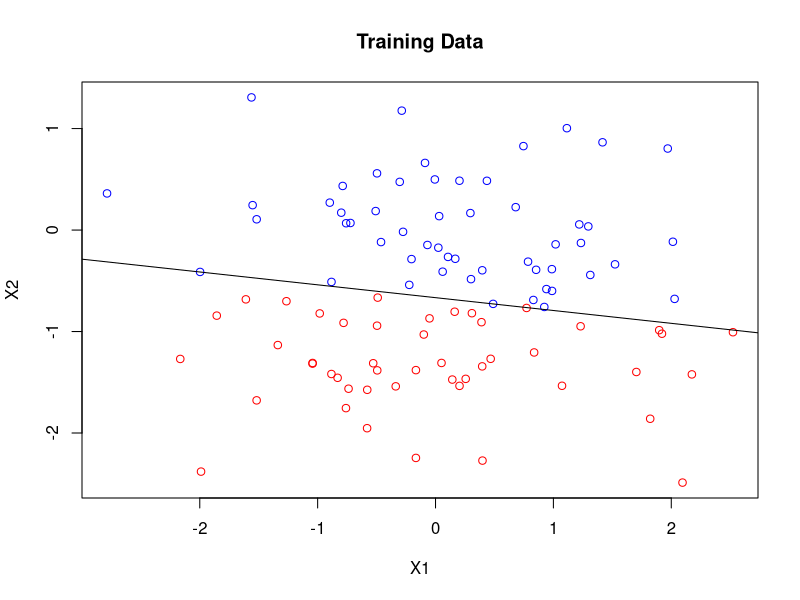
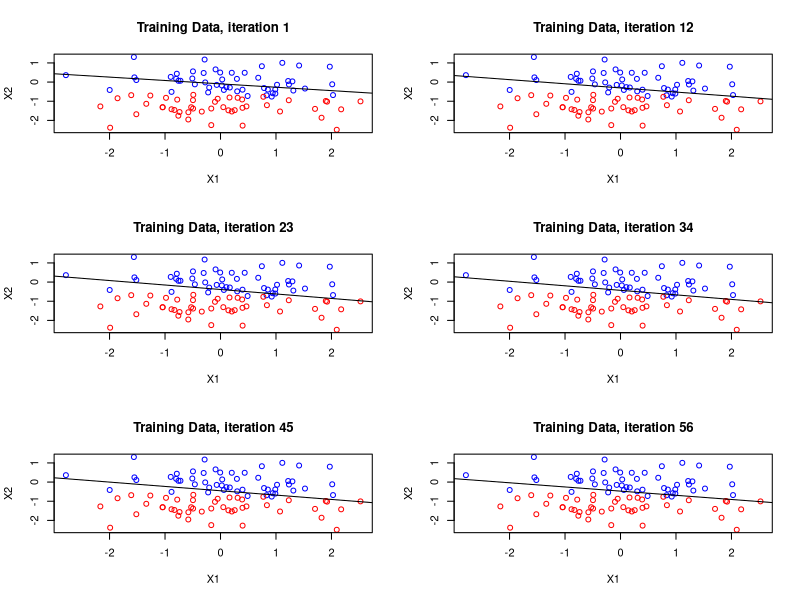
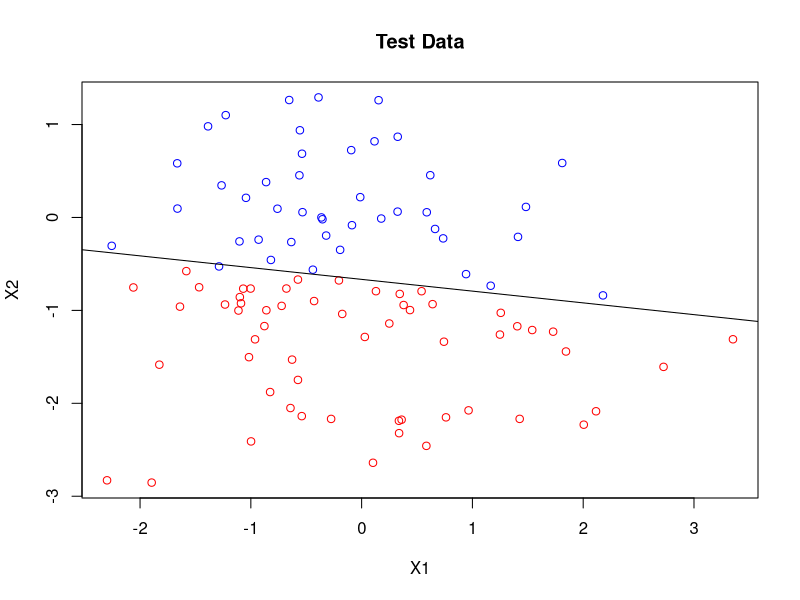

The R source for these figures, in order:
#############################
# Ka Ieng Cheong
# February 24th 2015
#############################

####################################################################################
#Define the function "fakedata" as given in assignment

#Inputs
#w:  w[1:d] is the normal vector of a hyperplane, 
#    w[d+1] = -c is the negative offset parameter. 
#n: sample size

#Outputs
#S: n by (d+1) sample matrix with last col 1
#y: vector of the associated class labels

fakedata <- function(w, n){

if(! require(MASS))
{
	install.packages("MASS")
}
if(! require(mvtnorm))
{
	install.packages("mvtnorm")
}

require(MASS)
require(mvtnorm)

# obtain dimension
d <- length(w)-1

# compute the offset vector and a Basis consisting of w and its nullspace
offset <- -w[length(w)] * w[1:d] / sum(w[1:d]^2)
Basis <- cbind(Null(w[1:d]), w[1:d])	 

# Create samples, correct for offset, and extend
# rmvnorm(n,mean,sigme) ~ generate n samples from N(0,I) distribution
S <- rmvnorm(n, mean=rep(0,d),sigma = diag(1,d)) %*%  t(Basis) 
S <- S + matrix(rep(offset,n),n,d,byrow=T)
S <- cbind(S,1)

# compute the class assignments
y <- as.vector(sign(S %*% w))

# add corrective factors to points that lie on the hyperplane.
S[y==0,1:d] <- S[y==0,1:d] + runif(1,-0.5,0.5)*10^(-4)
y = as.vector(sign(S %*% w))
return(list(S=S, y=y))

} # end function fakedata

####################################################################################
#Define the function "classify"

#Inputs
#S: sample data set
#z: z = (v,-c) is the vector defining the hyperplane

#Outputs
#y: vector of the associated class labels

classify <- function(S, z){
  y = sign(S %*% z)
  return (y)
  }
#end function classify

#####################################################################################
#Define the function "perceptrain"

#Inputs
#S: sample data set
#y: vector of the associated class labels

#Outputs
#z: normal vector z_h of the hyperplane
#Z.history: matrix containing history of z_i's

perceptrain <- function(S,y){
z = rep(0,ncol(S)) #initial weights
Z.history = vector() #matrix of z history
# start iteration at 1
iteration = 1
# initial while loop is switched on
misclassify = TRUE

while (misclassify){
# runs the initial classification function
y.hat = classify(S,z)

# resets the counters
grad.cost = 0
mistake.count = 0

# define the gradient of the cost function
for (i in 1:nrow(S))
  { 
  if (y.hat[i] != y[i])
    {
  grad.cost = grad.cost + (-y[i] * S[i,])
  #counts the number of mistakes
  mistake.count = mistake.count + 1
    }
  }

# define alpha and the new z
alpha = 1/iteration
z = z - alpha * grad.cost

# adds to iteration and to Z.history
iteration = iteration + 1
Z.history = rbind(Z.history,z)

# flips off the while loop if we reach a cost function of 0
if (mistake.count == 0){
  misclassify = FALSE
}
}
# returns the list
return(list(z=z, Z.history=Z.history))
}

####################################################################################

# generate 3D random vector z between 0 and 1
z.rand = as.vector(runif(3,0,1))

# generate fake dataset "data"
data = fakedata(z.rand,100)

# do a test on data and capture the weights in z.train
z.train = perceptrain(data$S,data$y)

# plot training data and z.train vector

data.plot = data.frame(cbind(data$S[,1:2],as.factor(data$y)))
attach(data.plot)
plot(X1, X2, col=c("red","blue")[X3],main="Training Data")

# plot the z vector
point.a = c(-z.train$z[3]/z.train$z[1],0)
point.b = c(0,-z.train$z[3]/z.train$z[2])

slope.line = (point.b[2]-point.a[2])/(point.b[1]-point.a[1])
b.line = point.a[2]- slope.line*point.a[1]

abline(b.line,slope.line)

# plot some iterations from Z.history

z.hist.seq = seq(1,nrow(z.train$Z.history),as.integer(nrow(z.train$Z.history)/5))

par(mfrow=c(3,2))

for (i in 1:length(z.hist.seq)){
  plot(X1, X2, col=c("red","blue")[X3],main=(paste("Training Data, iteration ", z.hist.seq[i], sep="")))
  point.a = c(-z.train$Z.history[i,3]/z.train$Z.history[i,1],0)
  point.b = c(0,-z.train$Z.history[i,3]/z.train$Z.history[i,2])
  
  slope.line = (point.b[2]-point.a[2])/(point.b[1]-point.a[1])
  b.line = point.a[2]- slope.line*point.a[1]
  abline(b.line,slope.line)}

detach(data.plot)

# generate a new fake dataset "data2" test data, with same z
data2 = fakedata(z.rand,100)

# run the classifier on dataset "data2" with training z vector
data2.yhat = classify(data2$S,z.train$z)

# compare to the actual y
misclassify.count = 0
for (i in 1:length(data2.yhat)){
  if (data2.yhat[i] != data2$y[i]){
misclassify.count = misclassify.count +1}}

# print misclassify count and rate
print(misclassify.count)
print(misclassify.count/length(data2.yhat))

# plot data2
par(mfrow=c(1,1))
data.plot2 = data.frame(cbind(data2$S[,1:2],as.factor(data2$y)))
attach(data.plot2)
plot(X1, X2, col=c("red","blue")[X3],main="Test Data")

# plot the z vector

point.a = c(-z.train$z[3]/z.train$z[1],0)
point.b = c(0,-z.train$z[3]/z.train$z[2])

slope.line = (point.b[2]-point.a[2])/(point.b[1]-point.a[1])
b.line = point.a[2]- slope.line*point.a[1]

abline(b.line,slope.line)
detach(data.plot2)